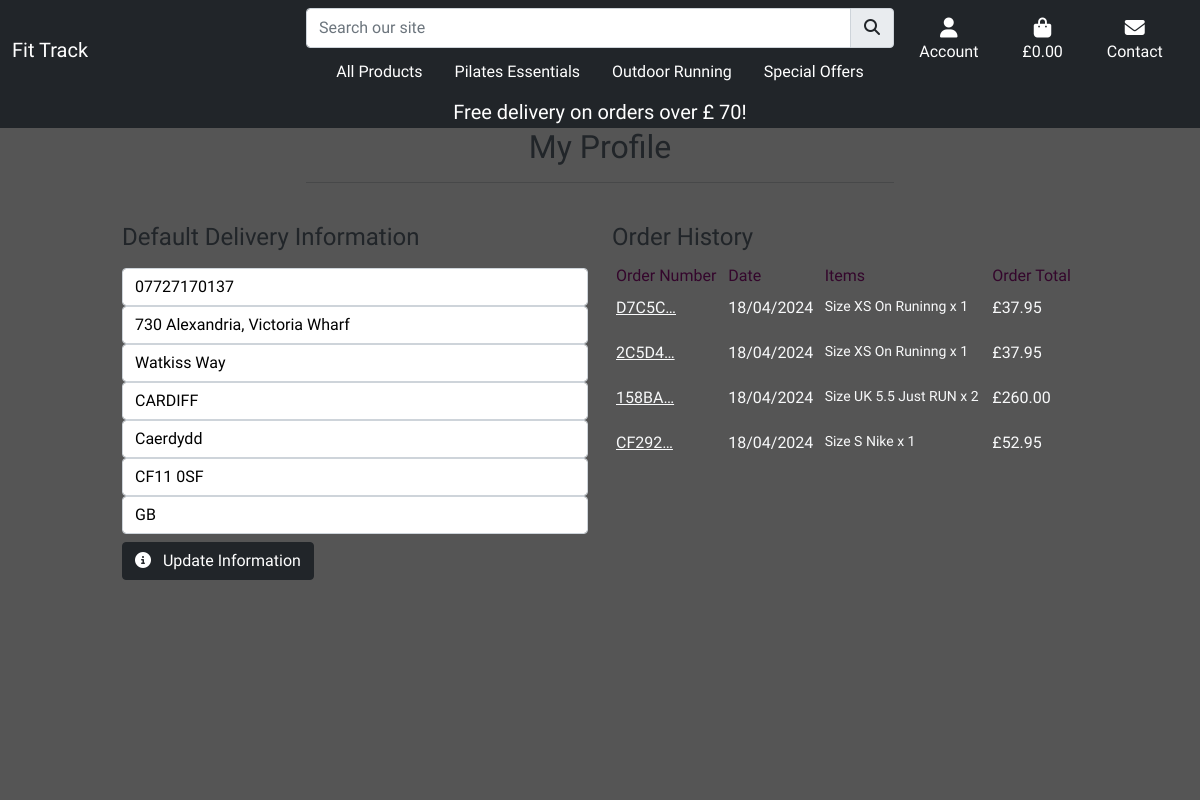
The page /profile/ (signed in) on the database as committed earlier.
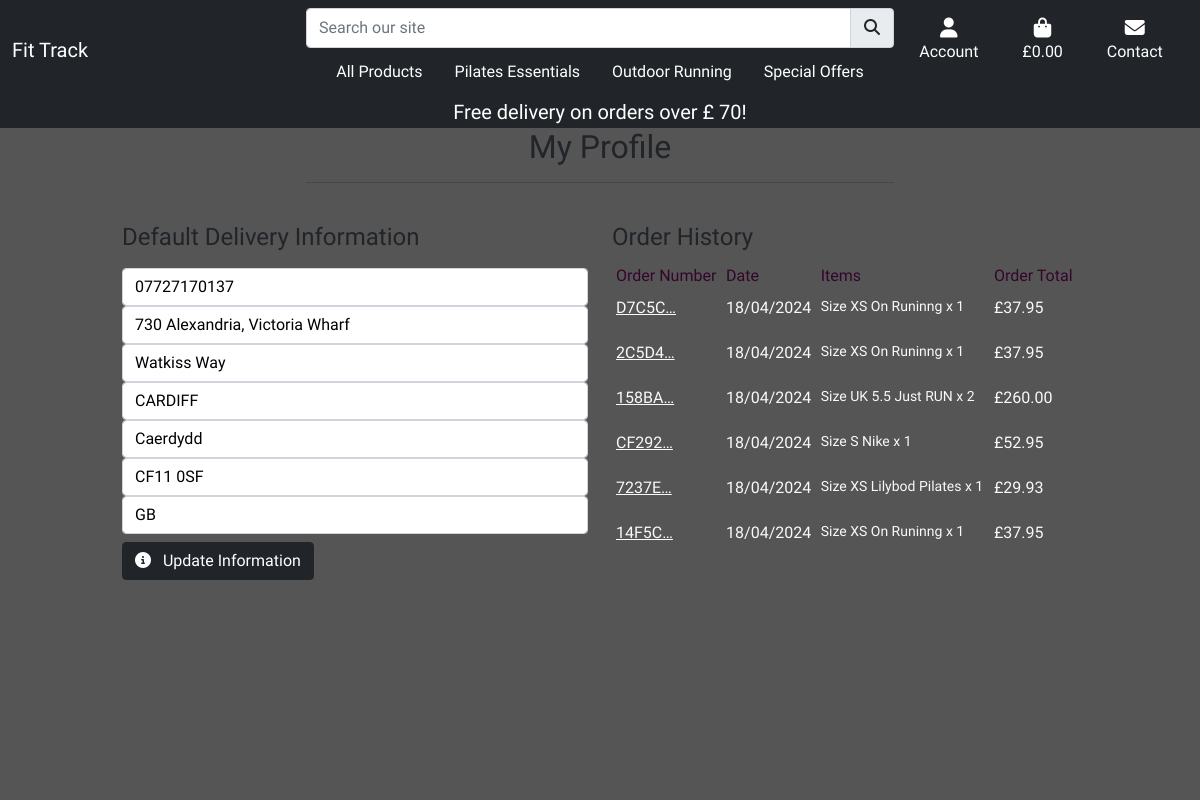
The same page on the database as committed later.
### profiles/models.py (models this page shows, shortened)
class UserProfile(models.Model):
    user = models.OneToOneField(User, on_delete=models.CASCADE)
    default_phone_number = models.CharField(max_length=20, null=True, blank=True)
    default_street_address1 = models.CharField(max_length=80, null=True, blank=True)
    default_street_address2 = models.CharField(max_length=80, null=True, blank=True)
    default_town_or_city = models.CharField(max_length=40, null=True, blank=True)
    default_county = models.CharField(max_length=80, null=True, blank=True)
    default_postcode = models.CharField(max_length=20, null=True, blank=True)
    default_country = models.CharField(max_length=40, null=False, blank=False)

### checkout/models.py (models this page shows, shortened)
class Order(models.Model):
    order_number = models.CharField(max_length=32, null=False, editable=False)
    user_profile = models.ForeignKey(UserProfile, on_delete=models.SET_NULL,
                                     null=True, blank=True, related_name='orders')
    full_name = models.CharField(max_length=50, null=False, blank=False)
    email = models.EmailField(max_length=254, null=False, blank=False)
    phone_number = models.CharField(max_length=20, null=False, blank=False)
    country = models.CharField(max_length=40, null=False, blank=False)
    postcode = models.CharField(max_length=20, null=True, blank=True)
    town_or_city = models.CharField(max_length=40, null=False, blank=False)
    street_address1 = models.CharField(max_length=80, null=False, blank=False)
    street_address2 = models.CharField(max_length=80, null=True, blank=True)
    county = models.CharField(max_length=80, null=True, blank=True)
    date = models.DateTimeField(auto_now_add=True)
    delivery_cost = models.DecimalField(max_digits=6, decimal_places=2, null=False, default=0)
    order_total = models.DecimalField(max_digits=10, decimal_places=2, null=False, default=0)
    grand_total = models.DecimalField(max_digits=10, decimal_places=2, null=False, default=0)
    original_bag = models.TextField(null=False, blank=False, default='')
    stripe_pid = models.CharField(max_length=254, null=False, blank=False, default='')

class OrderLineItem(models.Model):
    order = models.ForeignKey(Order, null=False, blank=False, on_delete=models.CASCADE, related_name='lineitems')
    product = models.ForeignKey(Product, null=False, blank=False, on_delete=models.CASCADE)
    product_size = models.CharField(max_length=2, null=True, blank=True)
    quantity = models.IntegerField(null=False, blank=False, default=0)
    lineitem_total = models.DecimalField(max_digits=6, decimal_places=2, null=False, blank=False, editable=False)

### products/models.py (models this page shows, shortened)
class Product(models.Model):
    category = models.ForeignKey('Category', null=True, blank=True, on_delete=models.SET_NULL)
    sku = models.CharField(max_length=254, null=True, blank=True)
    name = models.CharField(max_length=254)
    different_size = models.BooleanField(default=False)
    description = models.TextField()
    new = models.BooleanField(default=False)
    on_sale = models.BooleanField(default=False)
    all_specials = models.BooleanField(default=False)
    details = models.CharField(max_length=360)
    materials = models.CharField(max_length=254, null=True,default=None)
    fabric_care = models.TextField()
    price = models.DecimalField(max_digits=6, decimal_places=2)
    rating = models.DecimalField(max_digits=6, decimal_places=2, null=True, blank=True)
    image = models.ImageField(null=True, blank=True)
    size = models.CharField(max_length=254, null=True, blank=True)
    weight =  models.CharField(max_length=254, null=True, blank=True)
    special_price = models.DecimalField(
        max_digits=6, decimal_places=2, null=False, blank=False, default=0)

### profiles/views.py (the view)
# urls.py: path('profile/', include('profiles.urls')),
def profile(request):
    profile = get_object_or_404(UserProfile, user=request.user)
    if request.method == 'POST':
        form = UserProfileForm(request.POST, instance=profile)
        if form.is_valid():
            form.save()
            messages.success(request, 'Profile updated successfully')
        else:
            messages.error(request, 'Update failed. Please ensure the form is valid.')
    else:
        form = UserProfileForm(instance=profile)
    orders = profile.orders.all()
    template = 'profiles/profile.html'
    context = {
        'form': form,
        'orders': orders,
        'on_profile_page': True
    }
    return render(request, template, context)

### profiles/templates/profiles/profile.html (shortened to what this page needs)
{% extends "base.html"%}
{% load static %}
{% block extra_css %}
<link rel="stylesheet" href="{% static 'profiles/css/profile.css' %}">
{% endblock %}
{% block content %}
<div class="cover"></div>
<div class="container-fluid vh-100 clear-nav">
    {% include 'includes/banner.html'%}
    <div class="row">
        <div class="col text-center ">
            <h2 class="text-dark">My Profile</h2>
            <hr class="w-50 mx-auto mb-3">
        </div>
    </div>
    <div class="row col-12 col-lg-10 mx-auto">
        <div class="col-12 col-lg-6 mt-4">
            <h2 class="text-dark fs-4 text-md">
                Default Delivery Information
            </h2>
            <form id="profile-update-form" class="mt-3" action="{% url 'profile' %}" method="POST">
                {{ form|crispy }}
                <button class="btn btn-dark text-center mt-2 shopping-button" type="submit">
                    <i class="fa-solid fa-circle-info pe-2"></i>
                    Update Information
                </button>
            </form>
        </div>
        <div class="col-12 col-lg-6 mt-4">
            <h2 class="dark fs-4 text-dark">Order History</h2>
            <div class="order-history table-responsive">
                <table class="table table-sm table-borderless">
                    <thead>
                        <tr class="text-purple">
                            <td>Order Number</td>
                            <td>Date</td>
                            <td>Items</td>
                            <td>Order Total</td>
                        </tr>
                    </thead>
                    <tbody class="text-light">
                        {% if orders.count == 0 %}
                            <tr>
                                <td colspan="4" class="text-center">You haven't made any orders yet.</td>
                            </tr>
                        {% else %}
                            {% for order in orders %}
                                <tr>
                                    <td>
                                        <a class="text-light" href="{% url 'order_history' order.order_number %}"
                                        title="{{ order.order_number }}">
                                        {{ order.order_number|truncatechars:6 }}
                                        </a>
                                    </td>
                                    <td>{{ order.date|date:"d/m/Y" }}</td>
                                    <td>
                                        <ul class="list-unstyled ">
                                            {% for item in order.lineitems.all %}
                                                <li class="small ">
                                                    Size {{ item.product.size|upper }}
                                                    {{ item.product.name }} x {{ item.quantity }}
                                                </li>
                                            {% endfor %}
                                        </ul>
                                    </td>
                                    <td>£{{ order.grand_total }}</td>
                                </tr>
                            {% endfor %}
                            {% endif %}
                    </tbody>
                </table>
            </div>
     </div>
</div>
{% endblock %}

### templates/base.html (shortened to what this page needs)
{% load static %}
<!doctype html>
<html lang="en">
<head>
    {% block corecss %}
    <link href="https://cdn.jsdelivr.net/npm/bootstrap@5.1.3/dist/css/bootstrap.min.css" rel="stylesheet"
>
    <link rel="stylesheet" href="{% static 'css/base.css' %}">
    {% endblock %}
    {% block extra_css %}
    {% endblock %}
</head>
<body>
    {% include 'includes/header.html' %}
    {% block content %}
    {% endblock %}
</body>
</html>

### templates/includes/header.html (shortened to what this page needs)
<header class="container-fluid">
    <nav class="navbar fixed-top navbar-expand-lg navbar-dark bg-dark">
        <div class="container-fluid">
            <a class="navbar-brand mx-auto col-lg-3 text-white" href="{% url 'home' %}">Fit Track
            </a>
            <div class="offcanvas offcanvas-end bg-dark " tabindex="-1" id="offcanvasNavbar" aria-labelledby="offcanvasNavbarLabel">
                <div class="offcanvas-body">
                    <div class="col-12 col-lg-8 my-auto py-1 py-lg-0">
                        <div>
                            <form method="GET" action="{% url 'products' %}">
                                <div class="input-group w-100">
                                    <input class="form-control" type="text" name="q" placeholder="Search our site">
                                    <span class="input-group-text p-0">
                                        <button class="form-control btn m-0" type="submit" aria-label="Search button">
                                            <span class="icon">
                                                <i class="fas fa-search"></i>
                                            </span>
                                        </button>
                                    </span>
                                </div>
                            </form>
                        </div>
                        <div>
                            <ul class="navbar-nav text-center d-flex align-items-center justify-content-center pt-1">
                                <li class="nav-item dropdown px-xl-2">
                                    <a class="nav-link " href="#" id="dropdownMenuButton2" data-bs-toggle="dropdown" aria-haspopup="true" aria-expanded="false">
                                        All Products
                                    </a>
                                </li>
                                <li class="nav-item dropdown px-xl-2">
                                    <a class="nav-link" href="#" id="dropdownMenuButton2" data-bs-toggle="dropdown" aria-haspopup="true" aria-expanded="false">
                                        Pilates Essentials
                                    </a>
                                </li>
                                <li class="nav-item dropdown px-xl-2">
                                    <a class="nav-link" href="#" id="dropdownMenuButton2" data-bs-toggle="dropdown" aria-haspopup="true" aria-expanded="false">
                                        Outdoor Running
                                    </a>
                                </li>
                                <li class="nav-item dropdown px-xl-2">
                                    <a class="nav-link" href="#" id="dropdownMenuButton2" data-bs-toggle="dropdown" aria-haspopup="true" aria-expanded="false">
                                        Special Offers
                                    </a>
                                </li>
                            </ul>
                        </div>
                    </div>
                    <div class="col-12 col-lg-4 py-1 py-lg-0">
                        <ul class="list-inline list-unstyled text-center text-lg-right bg-dark">
                            <li class="list-inline-item dropdown account-and-bag">
                                <a class="nav-link" href="#" id="user-options" data-bs-toggle="dropdown" aria-haspopup="true" aria-expanded="false">
                                    <div class="text-center white">
                                        <div><i class="fas fa-user fa-lg icon "></i></div>
                                        <p class="my-0 text-white">Account</p>
                                    </div>
                                </a>
                            </li>
                            <li class="list-inline-item account-and-bag">
                                <a class="nav-link" href="{% url 'view_bag' %}">
                                    <div class="text-center hover-blue">
                                        <div><i class="fas fa-shopping-bag fa-lg icon"></i></div>
                                        <p class="my-0 text-white">
                                            {% if grand_total %}
                                                <span class="light-blue">£{{ grand_total|floatformat:2 }}</span>
                                            {% else %}
                                                £0.00
                                            {% endif %}
                                        </p>
                                    </div>
                                </a>
                            </li>
                            <li class="list-inline-item account-and-bag">
                                <a class="nav-link" href="#" data-bs-toggle="modal" data-bs-target="#contact-modal">
                                    <div class="text-center hover-blue">
                                        <div><i class="fas fa-envelope fa-lg icon"></i></div>
                                        <p class="my-0 text-white">
                                            Contact
                                        </p>
                                    </div>
                                </a>
                            </li>
                        </ul>
                    </div>
                </div>
            </div>
        </div>
    </nav>
</header>

### templates/includes/banner.html
<div class="row banner-container bg-dark text-center">
    <div class="col text-white">
        <h5 class="logo-font my-1">Free delivery on orders over £ {{ free_delivery_threshold }}!</h5>
    </div>
</div>

Rows that differ between the two databases and show on the page:
added Order: order_number "7237E…", date "18/04/2024", grand_total "29.93"
added OrderLineItem: product.size "XS", product.name "Lilybod Pilates", quantity "1", shown under "7237E…"
added Order: order_number "14F5C…", date "18/04/2024", grand_total "37.95"
added OrderLineItem: product.size "XS", product.name "On Runinng", quantity "1", shown under "14F5C…"
